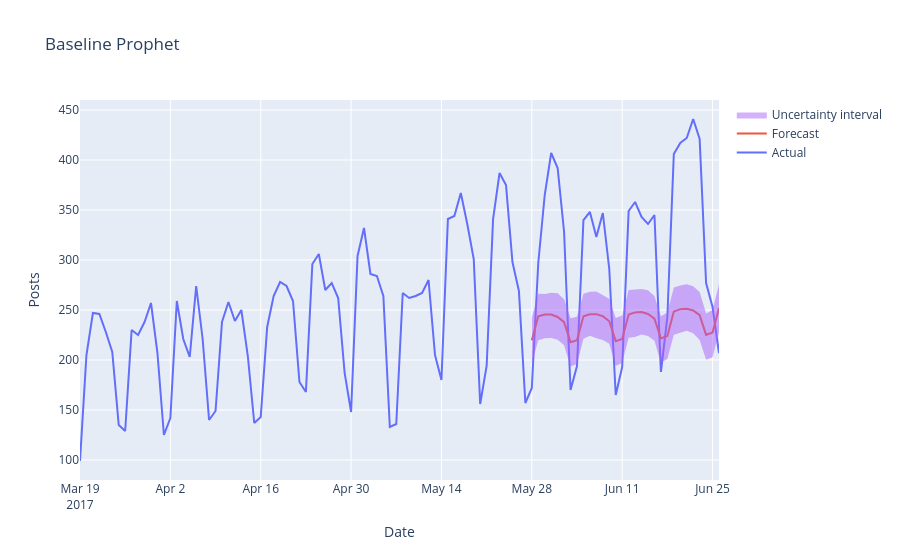
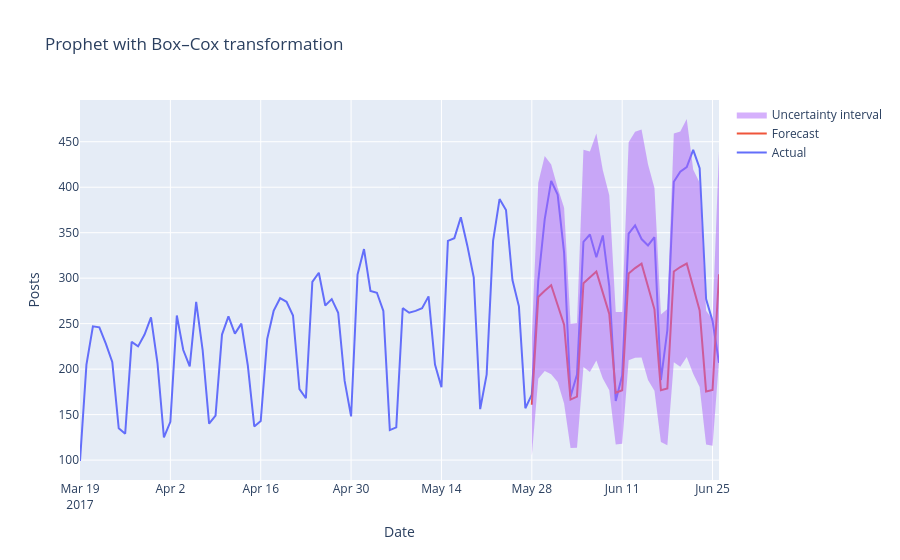

The notebook cell these images were saved under, in order:
### Code cell
show_forecast(
    cmp_df,
    prediction_size,
    100,
    "Baseline Prophet"
)

show_forecast(
    cmp_df2,
    prediction_size,
    100,
    "Prophet with Box–Cox transformation"
)
